Frame 1 (no input): blank canvas, image omitted
Frame 60 (no input): blank canvas, image omitted
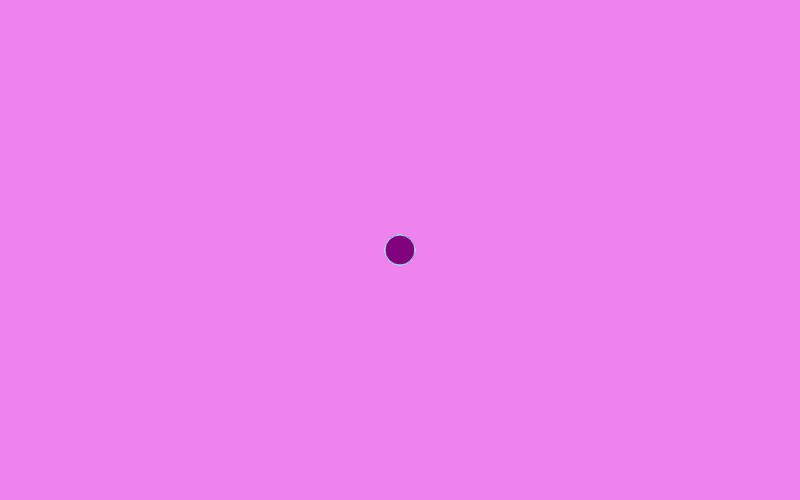
Frame 120 (the mouse pressed at the canvas centre since frame 60)

The p5.js sketch whose frames 1 and 60 were blank and that drew this single picture after the mouse press (run headless with seeded random() and noise() and a simulated clock; from frame 60 on, the mouse is pressed at the canvas centre):

// p5.js sketch
// ── sketch.js
function setup() {
  createCanvas(800, 500);
  background("violet");
}

function draw() {
  fill("purple");
  stroke("lightblue");
  if (mouseIsPressed)
    circle(mouseX, mouseY, 30, 50);
}
